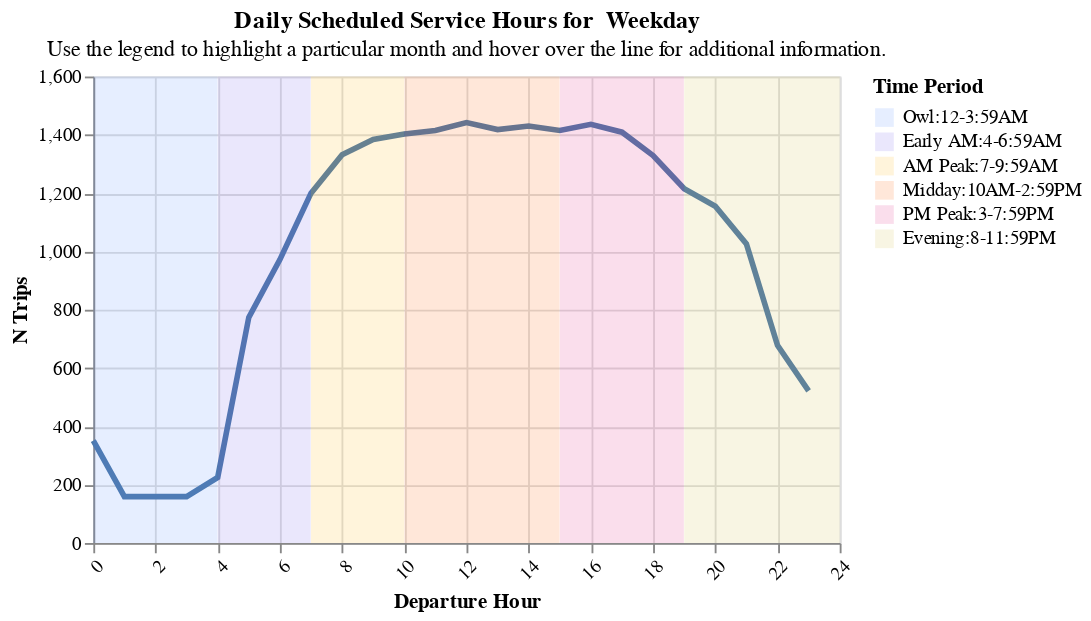

Notebook source saved alongside this figure:
### Code cell
create_hourly_summary(sf_only, "Weekday")

### Figure 1 — Vega-Lite specification as saved in the notebook (floating-point values rounded to 4 significant figures; data arrays with more than 128 entries replaced by an {"elided": "..."} marker saying what was removed)
{"config": {"view": {"continuousWidth": 300, "continuousHeight": 300}}, "layer": [{"data": {"name": "data-1f7b4c1c442a5b206275f059b3fc432b"}, "mark": {"type": "line", "size": 3}, "encoding": {"x": {"axis": {"labelAngle": -45}, "field": "Departure Hour", "title": "Departure Hour", "type": "quantitative"}, "y": {"field": "N Trips", "title": "N Trips", "type": "quantitative"}}, "name": "view_3", "transform": [{"filter": {"param": "param_3"}}]}, {"data": {"name": "data-ed3e58c91c1826c4bca955698f66e78a"}, "mark": {"type": "rect", "opacity": 0.15}, "encoding": {"color": {"field": "Time Period", "scale": {"range": ["#5b8efd", "#765fec", "#fcb40e", "#fc5c04", "#dd217d", "#ccbb44", "#c5c5c4"]}, "sort": ["Owl:12-3:59AM", "Early AM:4-6:59AM", "AM Peak:7-9:59AM", "Midday:10AM-2:59PM", "PM Peak:3-7:59PM", "Evening:8-11:59PM"], "type": "nominal"}, "x": {"field": "start", "type": "quantitative"}, "x2": {"field": "stop"}, "y": {"value": 0}, "y2": {"value": 250}}}], "height": 250, "params": [{"name": "param_3", "select": {"type": "point", "fields": ["Date"]}, "bind": {"input": "select", "options": ["01-2025", "02-2025", "03-2025", "04-2025", "05-2025", "06-2025", "07-2025", "08-2025", "09-2025", "10-2025", "11-2025"], "name": "Dates: "}, "value": "01-2025", "views": ["view_3"]}], "resolve": {"scale": {"color": "independent"}}, "title": {"text": ["Daily Scheduled Service Hours for  Weekday"], "subtitle": ["Use the legend to highlight a particular month and hover over the line for additional information."]}, "width": 400, "$schema": "https://vega.github.io/schema/vega-lite/v5.20.1.json", "datasets": {"data-1f7b4c1c442a5b206275f059b3fc432b": {"elided": "264 records"}, "data-ed3e58c91c1826c4bca955698f66e78a": [{"index": 0, "start": 0, "stop": 3.99, "Time Period": "Owl:12-3:59AM"}, {"index": 1, "start": 4, "stop": 6.99, "Time Period": "Early AM:4-6:59AM"}, {"index": 2, "start": 7, "stop": 9.99, "Time Period": "AM Peak:7-9:59AM"}, {"index": 3, "start": 10, "stop": 14.99, "Time Period": "Midday:10AM-2:59PM"}, {"index": 4, "start": 15, "stop": 18.99, "Time Period": "PM Peak:3-7:59PM"}, {"index": 5, "start": 19, "stop": 24.0, "Time Period": "Evening:8-11:59PM"}]}}
